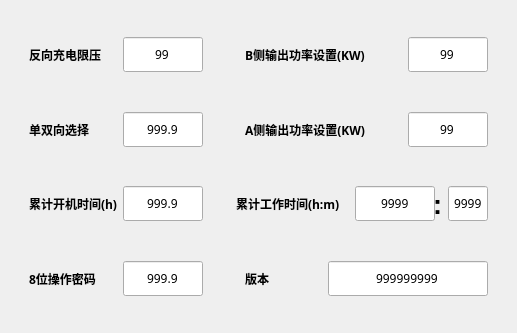
<?xml version="1.0" encoding="UTF-8"?>
<ui version="4.0">
 <class>TForm6</class>
 <widget class="QWidget" name="TForm6">
  <property name="geometry">
   <rect>
    <x>0</x>
    <y>0</y>
    <width>489</width>
    <height>333</height>
   </rect>
  </property>
  <property name="windowTitle">
   <string>实时功率电能</string>
  </property>
  <layout class="QHBoxLayout" name="horizontalLayout_3">
   <item>
    <widget class="QGroupBox" name="groupBox_41">
     <property name="styleSheet">
      <string notr="true">QGroupBox {
    border: none
}
</string>
     </property>
     <property name="title">
      <string/>
     </property>
     <layout class="QVBoxLayout" name="verticalLayout_6">
      <item>
       <widget class="QGroupBox" name="groupBox_43">
        <property name="styleSheet">
         <string notr="true">QGroupBox {
    border: none
}
</string>
        </property>
        <property name="title">
         <string/>
        </property>
        <layout class="QHBoxLayout" name="horizontalLayout_34">
         <item>
          <widget class="QLabel" name="label_32">
           <property name="font">
            <font>
             <family>Microsoft YaHei</family>
             <bold>true</bold>
            </font>
           </property>
           <property name="text">
            <string>反向充电限压</string>
           </property>
          </widget>
         </item>
         <item>
          <widget class="QLineEdit" name="d11">
           <property name="sizePolicy">
            <sizepolicy hsizetype="Fixed" vsizetype="Fixed">
             <horstretch>0</horstretch>
             <verstretch>0</verstretch>
            </sizepolicy>
           </property>
           <property name="minimumSize">
            <size>
             <width>80</width>
             <height>35</height>
            </size>
           </property>
           <property name="maximumSize">
            <size>
             <width>80</width>
             <height>35</height>
            </size>
           </property>
           <property name="font">
            <font>
             <family>Microsoft YaHei</family>
            </font>
           </property>
           <property name="text">
            <string>99</string>
           </property>
           <property name="alignment">
            <set>Qt::AlignCenter</set>
           </property>
           <property name="readOnly">
            <bool>true</bool>
           </property>
          </widget>
         </item>
        </layout>
       </widget>
      </item>
      <item>
       <widget class="QGroupBox" name="groupBox_44">
        <property name="styleSheet">
         <string notr="true">QGroupBox {
    border: none
}
</string>
        </property>
        <property name="title">
         <string/>
        </property>
        <layout class="QHBoxLayout" name="horizontalLayout_35">
         <item>
          <widget class="QLabel" name="label_33">
           <property name="font">
            <font>
             <family>Microsoft YaHei</family>
             <bold>true</bold>
            </font>
           </property>
           <property name="text">
            <string>单双向选择</string>
           </property>
          </widget>
         </item>
         <item>
          <widget class="QLineEdit" name="d7">
           <property name="sizePolicy">
            <sizepolicy hsizetype="Fixed" vsizetype="Fixed">
             <horstretch>0</horstretch>
             <verstretch>0</verstretch>
            </sizepolicy>
           </property>
           <property name="minimumSize">
            <size>
             <width>80</width>
             <height>35</height>
            </size>
           </property>
           <property name="maximumSize">
            <size>
             <width>80</width>
             <height>35</height>
            </size>
           </property>
           <property name="font">
            <font>
             <family>Microsoft YaHei</family>
            </font>
           </property>
           <property name="text">
            <string>999.9</string>
           </property>
           <property name="alignment">
            <set>Qt::AlignCenter</set>
           </property>
          </widget>
         </item>
        </layout>
       </widget>
      </item>
      <item>
       <widget class="QGroupBox" name="groupBox_45">
        <property name="styleSheet">
         <string notr="true">QGroupBox {
    border: none
}
</string>
        </property>
        <property name="title">
         <string/>
        </property>
        <layout class="QHBoxLayout" name="horizontalLayout_36">
         <item>
          <widget class="QLabel" name="label_34">
           <property name="font">
            <font>
             <family>Microsoft YaHei</family>
             <bold>true</bold>
            </font>
           </property>
           <property name="text">
            <string>累计开机时间(h)</string>
           </property>
          </widget>
         </item>
         <item>
          <widget class="QLineEdit" name="d64">
           <property name="sizePolicy">
            <sizepolicy hsizetype="Fixed" vsizetype="Fixed">
             <horstretch>0</horstretch>
             <verstretch>0</verstretch>
            </sizepolicy>
           </property>
           <property name="minimumSize">
            <size>
             <width>80</width>
             <height>35</height>
            </size>
           </property>
           <property name="maximumSize">
            <size>
             <width>80</width>
             <height>35</height>
            </size>
           </property>
           <property name="font">
            <font>
             <family>Microsoft YaHei</family>
            </font>
           </property>
           <property name="text">
            <string>999.9</string>
           </property>
           <property name="alignment">
            <set>Qt::AlignCenter</set>
           </property>
           <property name="readOnly">
            <bool>true</bool>
           </property>
          </widget>
         </item>
        </layout>
       </widget>
      </item>
      <item>
       <widget class="QGroupBox" name="groupBox_56">
        <property name="styleSheet">
         <string notr="true">QGroupBox {
    border: none
}
</string>
        </property>
        <property name="title">
         <string/>
        </property>
        <layout class="QHBoxLayout" name="horizontalLayout_49">
         <item>
          <widget class="QLabel" name="label_44">
           <property name="font">
            <font>
             <family>Microsoft YaHei</family>
             <bold>true</bold>
            </font>
           </property>
           <property name="text">
            <string>8位操作密码</string>
           </property>
          </widget>
         </item>
         <item>
          <widget class="QLineEdit" name="d68">
           <property name="sizePolicy">
            <sizepolicy hsizetype="Fixed" vsizetype="Fixed">
             <horstretch>0</horstretch>
             <verstretch>0</verstretch>
            </sizepolicy>
           </property>
           <property name="minimumSize">
            <size>
             <width>80</width>
             <height>35</height>
            </size>
           </property>
           <property name="maximumSize">
            <size>
             <width>80</width>
             <height>35</height>
            </size>
           </property>
           <property name="font">
            <font>
             <family>Microsoft YaHei</family>
            </font>
           </property>
           <property name="text">
            <string>999.9</string>
           </property>
           <property name="alignment">
            <set>Qt::AlignCenter</set>
           </property>
          </widget>
         </item>
        </layout>
       </widget>
      </item>
     </layout>
    </widget>
   </item>
   <item>
    <widget class="QGroupBox" name="groupBox_49">
     <property name="styleSheet">
      <string notr="true">QGroupBox {
    border: none
}
</string>
     </property>
     <property name="title">
      <string/>
     </property>
     <layout class="QVBoxLayout" name="verticalLayout">
      <item>
       <widget class="QGroupBox" name="groupBox_50">
        <property name="styleSheet">
         <string notr="true">QGroupBox {
    border: none
}
</string>
        </property>
        <property name="title">
         <string/>
        </property>
        <layout class="QHBoxLayout" name="horizontalLayout_40">
         <item>
          <widget class="QLabel" name="label_38">
           <property name="font">
            <font>
             <family>Microsoft YaHei</family>
             <bold>true</bold>
            </font>
           </property>
           <property name="text">
            <string>B侧输出功率设置(KW)</string>
           </property>
          </widget>
         </item>
         <item>
          <widget class="QLineEdit" name="d37_1">
           <property name="sizePolicy">
            <sizepolicy hsizetype="Fixed" vsizetype="Fixed">
             <horstretch>0</horstretch>
             <verstretch>0</verstretch>
            </sizepolicy>
           </property>
           <property name="minimumSize">
            <size>
             <width>80</width>
             <height>35</height>
            </size>
           </property>
           <property name="maximumSize">
            <size>
             <width>80</width>
             <height>35</height>
            </size>
           </property>
           <property name="font">
            <font>
             <family>Microsoft YaHei</family>
            </font>
           </property>
           <property name="text">
            <string>99</string>
           </property>
           <property name="alignment">
            <set>Qt::AlignCenter</set>
           </property>
           <property name="readOnly">
            <bool>true</bool>
           </property>
          </widget>
         </item>
        </layout>
       </widget>
      </item>
      <item>
       <widget class="QGroupBox" name="groupBox_51">
        <property name="styleSheet">
         <string notr="true">QGroupBox {
    border: none
}
</string>
        </property>
        <property name="title">
         <string/>
        </property>
        <layout class="QHBoxLayout" name="horizontalLayout_41">
         <item>
          <widget class="QLabel" name="label_39">
           <property name="font">
            <font>
             <family>Microsoft YaHei</family>
             <bold>true</bold>
            </font>
           </property>
           <property name="text">
            <string>A侧输出功率设置(KW)</string>
           </property>
          </widget>
         </item>
         <item>
          <widget class="QLineEdit" name="d36_1">
           <property name="sizePolicy">
            <sizepolicy hsizetype="Fixed" vsizetype="Fixed">
             <horstretch>0</horstretch>
             <verstretch>0</verstretch>
            </sizepolicy>
           </property>
           <property name="minimumSize">
            <size>
             <width>80</width>
             <height>35</height>
            </size>
           </property>
           <property name="maximumSize">
            <size>
             <width>80</width>
             <height>35</height>
            </size>
           </property>
           <property name="font">
            <font>
             <family>Microsoft YaHei</family>
            </font>
           </property>
           <property name="text">
            <string>99</string>
           </property>
           <property name="alignment">
            <set>Qt::AlignCenter</set>
           </property>
           <property name="readOnly">
            <bool>true</bool>
           </property>
          </widget>
         </item>
        </layout>
       </widget>
      </item>
      <item>
       <layout class="QHBoxLayout" name="horizontalLayout_2">
        <item>
         <widget class="QLabel" name="label_42">
          <property name="font">
           <font>
            <family>Microsoft YaHei</family>
            <bold>true</bold>
           </font>
          </property>
          <property name="text">
           <string>累计工作时间(h:m)</string>
          </property>
         </widget>
        </item>
        <item>
         <widget class="QGroupBox" name="groupBox">
          <property name="minimumSize">
           <size>
            <width>151</width>
            <height>0</height>
           </size>
          </property>
          <property name="maximumSize">
           <size>
            <width>151</width>
            <height>16777215</height>
           </size>
          </property>
          <property name="title">
           <string/>
          </property>
          <layout class="QHBoxLayout" name="horizontalLayout">
           <item>
            <widget class="QLineEdit" name="d33">
             <property name="sizePolicy">
              <sizepolicy hsizetype="Fixed" vsizetype="Fixed">
               <horstretch>0</horstretch>
               <verstretch>0</verstretch>
              </sizepolicy>
             </property>
             <property name="minimumSize">
              <size>
               <width>80</width>
               <height>35</height>
              </size>
             </property>
             <property name="maximumSize">
              <size>
               <width>80</width>
               <height>35</height>
              </size>
             </property>
             <property name="font">
              <font>
               <family>Microsoft YaHei</family>
              </font>
             </property>
             <property name="text">
              <string>9999</string>
             </property>
             <property name="alignment">
              <set>Qt::AlignCenter</set>
             </property>
            </widget>
           </item>
           <item>
            <widget class="QLabel" name="label">
             <property name="font">
              <font>
               <pointsize>20</pointsize>
               <bold>true</bold>
              </font>
             </property>
             <property name="text">
              <string>:</string>
             </property>
             <property name="alignment">
              <set>Qt::AlignCenter</set>
             </property>
            </widget>
           </item>
           <item>
            <widget class="QLineEdit" name="d32">
             <property name="sizePolicy">
              <sizepolicy hsizetype="Fixed" vsizetype="Fixed">
               <horstretch>0</horstretch>
               <verstretch>0</verstretch>
              </sizepolicy>
             </property>
             <property name="minimumSize">
              <size>
               <width>40</width>
               <height>35</height>
              </size>
             </property>
             <property name="maximumSize">
              <size>
               <width>40</width>
               <height>35</height>
              </size>
             </property>
             <property name="font">
              <font>
               <family>Microsoft YaHei</family>
              </font>
             </property>
             <property name="text">
              <string>9999</string>
             </property>
             <property name="alignment">
              <set>Qt::AlignCenter</set>
             </property>
            </widget>
           </item>
          </layout>
         </widget>
        </item>
       </layout>
      </item>
      <item>
       <widget class="QGroupBox" name="groupBox_48">
        <property name="styleSheet">
         <string notr="true">QGroupBox {
    border: none
}
</string>
        </property>
        <property name="title">
         <string/>
        </property>
        <layout class="QHBoxLayout" name="horizontalLayout_46">
         <item>
          <widget class="QLabel" name="label_43">
           <property name="font">
            <font>
             <family>Microsoft YaHei</family>
             <bold>true</bold>
            </font>
           </property>
           <property name="text">
            <string>版本</string>
           </property>
          </widget>
         </item>
         <item>
          <widget class="QLineEdit" name="d42">
           <property name="sizePolicy">
            <sizepolicy hsizetype="Fixed" vsizetype="Fixed">
             <horstretch>0</horstretch>
             <verstretch>0</verstretch>
            </sizepolicy>
           </property>
           <property name="minimumSize">
            <size>
             <width>160</width>
             <height>35</height>
            </size>
           </property>
           <property name="maximumSize">
            <size>
             <width>80</width>
             <height>35</height>
            </size>
           </property>
           <property name="font">
            <font>
             <family>Microsoft YaHei</family>
            </font>
           </property>
           <property name="text">
            <string>999999999</string>
           </property>
           <property name="alignment">
            <set>Qt::AlignCenter</set>
           </property>
          </widget>
         </item>
        </layout>
       </widget>
      </item>
     </layout>
    </widget>
   </item>
  </layout>
 </widget>
 <resources/>
 <connections/>
</ui>
